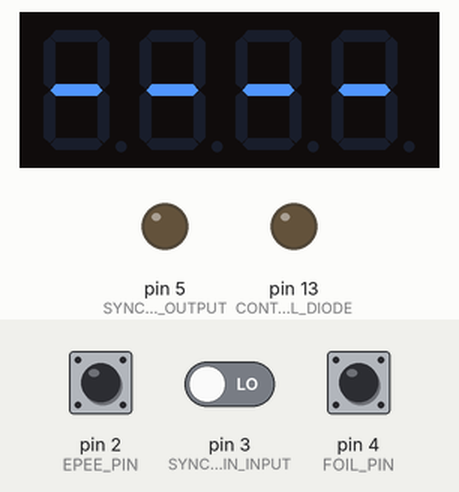
Bench run of a sketch on a simulated Arduino Uno, built with avr-gcc and run on an emulated ATmega328P. Shown: 4-digit seven-segment display, output pins drawn as LEDs (lit = HIGH). Inputs (shaded band) come from the test bench; at power-on: pin 2 (EPEE_PIN) HIGH, pin 3 (SYNC_PIN_INPUT) LOW, pin 4 (FOIL_PIN) HIGH. Random numbers use the default seed unless the sketch sets one.

Above: at 1.2 s.
1.3 s: pin 2 (EPEE_PIN) pulled LOW for 3.2 s
At 2.2 s:
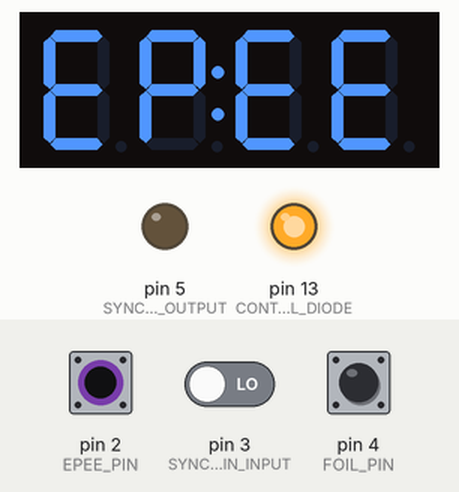
6.0 s: pin 2 (EPEE_PIN) pulled LOW for 0.15 s
At 6.9 s:
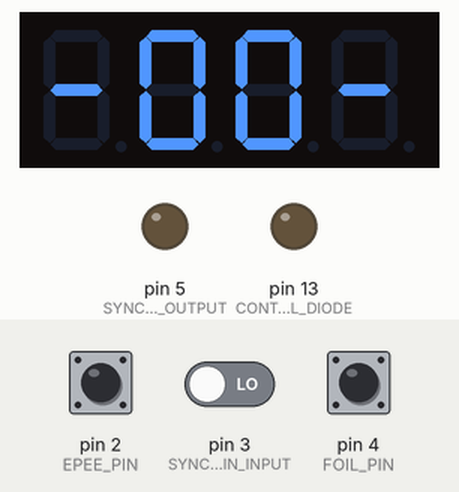
7.6 s: pin 2 (EPEE_PIN) pulled LOW for 3.2 s
At 11.1 s:
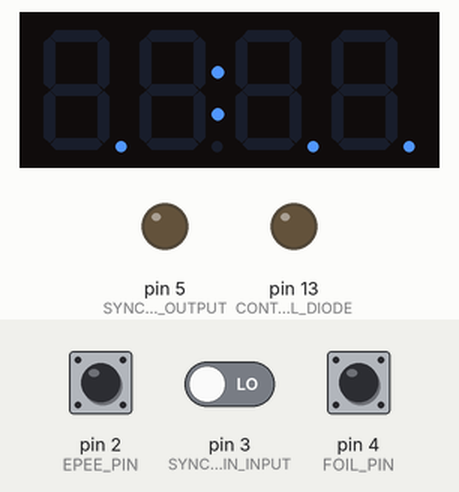
Timing chart, 0 to 12.6 s (numbered marks = the images above; inputs shaded):
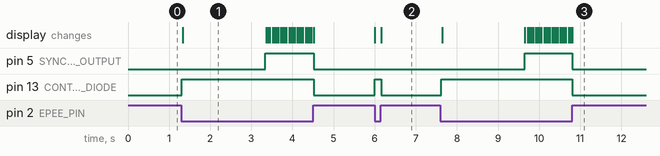

Measured:
- after the input at 1.3 s, pin 5 (SYNC_PIN_OUTPUT): LOW → HIGH after 2.0 s, → LOW 1.2 s later; pin 13 (CONTROL_DIODE): LOW → HIGH at once, → LOW 3.2 s later; the display: changes at once (image 1)
- after the input at 6.0 s, pin 13 (CONTROL_DIODE): LOW → HIGH at once, → LOW 0.16 s later; the display: first changes at once (image 2 shows a later state)
- after the input at 7.6 s, pin 5 (SYNC_PIN_OUTPUT): LOW → HIGH after 2.1 s, → LOW 1.2 s later; pin 13 (CONTROL_DIODE): LOW → HIGH at once, → LOW 3.2 s later; the display: first changes at once (image 3 shows a later state)
- what the display in image 1 shows lasts 2.1 s, from 1.3 s to 3.4 s

The sketch:

reaction.ino
```cpp
#include <Arduino.h>
#include <TM1637Display.h>
/**
 * @file reaction.ino - Measurement of reaction time for epee and foil fencing
 *
 * This file contains the main program for measuring reaction time of fencers
 * using arduino board. The program uses TM1637 display to show the result.
 *
 * The program uses interrupts to detect the reaction time. Interrupts are important to measure the reaction accurately.
 * The reaction time is measured from the moment show measurement time until the weapon is touched.
 * The start measurement time is delayed in random interval between MIN_START_TIME and MAX_START_TIME after activation.
 * The activation is enabled by pressing the weapon a few seconds.
 * The program uses different states to control the measurement process.
 * The program also supports synchronization of multiple fencers.
 *
 * Restrictions for UNO, nano and mini boards:
 *   These boards have only two interrupt pins (2, 3).
 *   So the program can be used for both weapons, but without synchronization.
 *   Or one weapon and synchronization with another board.
 *
 *
 * The board has the following connections:
 *
 *      ----
 *     |    |=====  <-- FOIL_PIN
 * ____|    |
 *          |
 * ____     |=====  <-- GND
 *     |    |
 *     |    |=====  <-- EPEE_PIN
 *      ----
 */


//
// Program Constants
//

// Definitions of segment values
#define SEG_0  0x00  ///< Empty segment
#define SEG_DP  0b10000000  ///< Decimal point

// Colon value for function showNumberDecEx in library TM1637Display.h
#define COLON_ENABLED 0b01000000
#define COLON_DISABLED 0b0


/* Measuring time in milliseconds. */
#define MAX_TIME 10000

/* Long press time in milliseconds. */
#define LONG_PRESS 2000

/* Delayed start time intervals in milliseconds. */
#define MIN_START_TIME 3000
#define MAX_START_TIME 6000

/* Animation speed in milliseconds. */
#define ANIMATION_SPEED 50

/* Pin numbers for communication with the display. */
#define CLK 7
#define DIO 6

/* Input pin for the foil. Other foil wires are connected to GND. */
#define EPEE_PIN 2      // Interrupt pin for the epee
#define FOIL_PIN 4      // Interrupt pin for the foil (NOT supported for UNO, nano and mini board!)

/* Input pin for synchronization. */
#define SYNC_PIN_INPUT  3 // Interrupt pin for synchronization
/* Output pin for synchronization. */
#define SYNC_PIN_OUTPUT 5

/* Delay time for synchronization signal. */
#define SYNC_OFF_DELAY 30

/* Control diode indicating the pressed weapon. */
#define CONTROL_DIODE 13

/* The epee pin is pressed (INPUT_PULLUP and the pin is activated by GND connection). */
#define EPEE_PRESSED LOW
/* The foil pin is pressed (INPUT_PULLUP and the pin is activated by GND connection). */
#define FOIL_PRESSED HIGH

/* Delay time of loop in milliseconds. */
#define DELAY_TIME 1


//
// Enumerations
//

/**
 * @brief Enumeration of states of the program
 */
typedef enum {
  ACTIVATION,  ///< Activation state - waiting for weapon long touch
  WAITING,  ///< Waiting state - waiting for synchronization
  MEASUREMENT,  ///< Measurement state - measuring reaction time
  RESULT,  ///< Result state - showing the result
} States;


/**
 * @brief Enumeration of fencing weapons
 */
typedef enum {
  EPEE,  ///< Epee weapon
  FOIL,  ///< Foil weapon
  NOT_SET,  ///< Weapon not set
} Weapons;


/**
 * @brief Enumeration of synchronization states
 */
typedef enum {
  SINGLE,  ///< Single mode - no synchronization
  MASTER,  ///< Master mode - synchronizing other fencers
  SLAVE,  ///< Slave mode - waiting for synchronization signal
} SyncStates;


/**
 * @brief Enumeration of reaction time results
 */
typedef enum {
    TOO_FAST = -1,  ///< Reaction time too fast
    TIME_OUT = -2,  ///< Reaction time timeout
    CHANGED_WEAPON = -3,  ///< Weapon changed during measurement
} FencerResults;


//
// Display Constants
//

/**
 * @brief Sequence of start animation
 */
const byte START_ANIMATION[6][4] = {
    {SEG_E | SEG_F, SEG_0, SEG_0, SEG_B | SEG_C},
    {SEG_F | SEG_A, SEG_0, SEG_0, SEG_C | SEG_D},
    {SEG_A, SEG_A, SEG_D, SEG_D},
    {SEG_0, SEG_A | SEG_D, SEG_A | SEG_D, SEG_0},
    {SEG_D, SEG_D, SEG_A, SEG_A},
    {SEG_D | SEG_E, SEG_0, SEG_0, SEG_A | SEG_B},
};

/**
 * @brief Length of the animation sequence
 */
const size_t ANIMATION_LENGTH = sizeof(START_ANIMATION) / sizeof(START_ANIMATION[0]);

/**
 * @brief Segments for FOIL text
 */
const byte FOIL_SEGMENTS[4] = {
    // F
    SEG_A | SEG_E | SEG_F | SEG_G,
    // O
    SEG_A | SEG_B | SEG_C | SEG_D | SEG_E | SEG_F,
    // I
    SEG_E | SEG_F,
    // L
    SEG_D | SEG_E | SEG_F,
};

/**
 * @brief Segments for EPEE text
 */
const byte EPEE_SEGMENTS[4] = {
    // E
    SEG_A | SEG_D | SEG_E | SEG_F | SEG_G,
    // P
    SEG_A | SEG_B | SEG_E | SEG_F | SEG_G,
    // E
    SEG_A | SEG_D | SEG_E | SEG_F | SEG_G,
    // E
    SEG_A | SEG_D | SEG_E | SEG_F | SEG_G,
};

/**
 * @brief Segments for TIME_OUT text
 *      - - - -
 */
const byte TIME_OUT_SEGMENTS[4] = {
    SEG_G, SEG_G, SEG_G, SEG_G
};

/**
 * @brief Segments for TOO_FAST text
 *      - 0 0 -
 */
const byte TOO_FAST_SEGMENTS[4] = {
    SEG_G,
    SEG_A | SEG_B | SEG_C | SEG_D | SEG_E | SEG_F,
    SEG_A | SEG_B | SEG_C | SEG_D | SEG_E | SEG_F,
    SEG_G,
};

/**
 * @brief Segments for empty text
 */
const byte EMPTY_SEGMENTS[4] = {
    SEG_0, SEG_0, SEG_0, SEG_0
};

/**
 * @brief Segments for colon only
 *      __ : __
 */
const byte COLON_ONLY[4] = {
    SEG_DP, SEG_DP, SEG_DP, SEG_DP
};


//
// Program Variables
//

/**  The program state */
States fencer_state = RESULT;

/**  Weapon type */
Weapons fencer_weapon = NOT_SET;

/**  Synchronization type */
SyncStates sync_state = SINGLE;

/**  Measuring result. Positive value is the reaction time in milliseconds and negative value is measurement error */
short fencer_result = TIME_OUT;

/**  Delayed start interval */
unsigned long delay_interval = 0;

/**  The time stamp for the delay start. */
unsigned long delay_start_time = 0;

/**  The time stamp for measurement start time */
unsigned long measurement_start_time = 0;

/**  The time stamp for start of the long press */
unsigned long long_press_start_time = 0;

/**  True if during the long press */
bool long_press = false;

/**  Weapon state from the previous step */
bool last_weapon_state = false;

/**  Object for the display controller TM1637 */
TM1637Display display(CLK, DIO);

/**  Touch time */
volatile unsigned long touch_time = 0;

/**  Synchronization touch time */
volatile unsigned long sync_time = 0;

/**  Synchronization touch state */
volatile bool sync_touch = false;

/**  Epee touch state */
volatile bool epee_touch = false;

/**  Foil touch state */
volatile bool foil_touch = false;


//
// Program Functions
//

/**
 * @brief Initialize pins and display.
 *
 * Initializes input and output pins.
 * Attaches interrupt functions to the foil, epee and sync input pins.
 * Calls the init_weapon function.
 */
void setup() {

  // Set the mode of the pins pins
  pinMode(EPEE_PIN, INPUT_PULLUP); // foil
  pinMode(FOIL_PIN, INPUT_PULLUP); // epee
  pinMode(SYNC_PIN_INPUT, INPUT); // sync input
  pinMode(SYNC_PIN_OUTPUT, OUTPUT); // sync output
  pinMode(CONTROL_DIODE, OUTPUT); // control diode

  // Attach interrupt functions to the foil, epee and sync input pins
  attachInterrupt(digitalPinToInterrupt(SYNC_PIN_INPUT), sync_interrupt, CHANGE);
  attachInterrupt(digitalPinToInterrupt(EPEE_PIN), epee_interrupt, CHANGE);
  attachInterrupt(digitalPinToInterrupt(FOIL_PIN), foil_interrupt, CHANGE);

  display_on();

  // Initialize the weapon
  init_weapon();
}


/**
 * @brief Change weapon and reset all states
 *
 * Resets fencer states to RESULT and sync state to SINGLE.
 * Sets fencer_result to CHANGED_WEAPON.
 * Sets fencer_weapon to the new weapon.
 * Turns off sync pin.
 *
 * @param weapon New weapon
 */
void change_weapon(Weapons weapon) {
  // Reset fencer states and sync state
  fencer_state = RESULT;
  sync_state = SINGLE;

  // Set fencer_result and fencer_weapon
  fencer_result = CHANGED_WEAPON;
  fencer_weapon = weapon;

  // Turn off sync pin
  digitalWrite(SYNC_PIN_OUTPUT, LOW);
}


/**
 * @brief Initialize the weapon
 *
 * Read the state of the pins for the epee and the foil. Then set the weapon for the program.
 *
 * @return The initialized weapon
 */
Weapons init_weapon() {
    // Read the state of the pins
    bool epee_state = digitalRead(EPEE_PIN) == EPEE_PRESSED;

    // Foil is switched on by default. So the detect of foil is during in connect weapon, not in valid hit.
    bool foil_state = digitalRead(FOIL_PIN) == LOW;

    // Check the state of the pins and set the weapon.
    if (epee_state) {
        change_weapon(EPEE);
        return EPEE;
    } else if (foil_state) {
        change_weapon(FOIL);
        return FOIL;
    }
    // Neither button is pressed, return NOT_SET
    return NOT_SET;
}


/**
 * @brief Check if the weapon has a valid hit
 *
 * Get value from epee_touch or foil_touch depending on the connected weapon.
 *
 * @return true if the weapon has a valid hit, false otherwise
 */
bool is_touched() {
    if (fencer_weapon == EPEE) {
        return epee_touch;
    }

    if (fencer_weapon == FOIL) {
        return foil_touch;
    }

    return false;
}


/**
 * @brief Get segments text for different states.
 *
 * Transform enum FencerResults into byte array representing segments.
 *
 * @param result Short integer representing the problem result.
 * @return Pointer to byte array representing segments on display.
 */
byte* get_result_problem(short result) {
    switch (result) {
        // Time out.
        case TIME_OUT: {
            return TIME_OUT_SEGMENTS;
        }
        // Too fast.
        case TOO_FAST: {
            return TOO_FAST_SEGMENTS;
        }
        // Weapon changed.
        case CHANGED_WEAPON: {
            // Return segments for current weapon.
            switch (fencer_weapon) {
                // Epee
                case EPEE: {
                    return EPEE_SEGMENTS;
                }
                // Foil
                case FOIL: {
                    return FOIL_SEGMENTS;
                }
                // Weapon not set
                default: {
                    return TIME_OUT_SEGMENTS;
                }
            }

        }
        // Default case, without info status.
        default: {
            return EMPTY_SEGMENTS;
        }
    }
}


/**
 * @brief Print the measured result in milliseconds.
 *
 * If the result is negative, the time is not displayed, but the reason for cancellation is displayed.
 *
 * @param weapon_state If it is WEAPON_PRESSED, the decimal point is displayed on the display.
 * The visual response to the raised weapon.
 */
void print_result() {

  // If the result is positive, display it in milliseconds.
  if (fencer_result > 0) {
    display.showNumberDecEx(fencer_result, (is_touched()) ? COLON_ENABLED : COLON_DISABLED);
    return;
  }

  // Display bad results (time expired or pressed before the start).
  byte data[4];
  memcpy(data, get_result_problem(fencer_result), 4);

  // If the weapon is raised, display the decimal point on the display.
  if (is_touched()) {
    // Decimal point on the display - it is displayed only when the weapon is raised.
    data[1] |= SEG_DP;
  }

  // Display the result on the display.
  display.setSegments(data);
}


/**
 * @brief Switch to the RESULT state
 *
 * Set the result to zero and switch to the RESULT state.
 */
void to_result() {
  fencer_state = RESULT;
}


/**
 * @brief Switch to the WAITING state
 *
 * Set a random delay for the delayed start, or wait for the synchronization signal in the SLAVE state.
 * Display the dvojtečka on the display.
 */
void to_waiting() {
  fencer_state = WAITING;

  digitalWrite(SYNC_PIN_OUTPUT, LOW);
  // Define the random delay for the delayed start.
  // If the current state is SLAVE, set the delay to maximum. Slave is waiting for the synchronization signal..
  delay_interval = (sync_state == SLAVE) ? MAX_START_TIME : random(MIN_START_TIME, MAX_START_TIME);

  // Set the start time of the delay
  delay_start_time = millis();
  // Set the result to zero.
  fencer_result = 0;
  // Show only colon on the display like a waiting mode
  display.setSegments(COLON_ONLY);
}


/**
 * @brief Prepare to the MEASUREMENT state and start the measurement
 *
 * If the current state is MASTER, the synchronization pin is set to HIGH.
 * The start time of the measurement is set to the current time if the current state is SLAVE.
 * Else it's set to the time when the synchronization signal was received.
 * The display is set to show the number 8888 in blinking mode.
 */
void to_measurement() {
  fencer_state = MEASUREMENT;

  // Send the synchronization signal if the current state is MASTER
  if (sync_state == MASTER) {
    digitalWrite(SYNC_PIN_OUTPUT, HIGH);
  }

  // Set the start time of the measurement. If the current state is SLAVE, the start time is from the synchronization signal
  measurement_start_time = (sync_state == SLAVE) ? sync_time : millis();

  // Show the number 8888 for better visibility the start of the measurement.
  display.showNumberDec(8888, true);
}


/**
 * Sets the fencer state to ACTIVATION and initializes the animation time.
 * Starts synchronization by setting the synchronization pin to HIGH.
 * If the sync pin is enabled, it sets the sync state to SLAVE. Otherwise, it sets it to SINGLE.
 */
void to_activation() {
  fencer_state = ACTIVATION; // Set the fencer state to ACTIVATION

  /* Start synchronization */
  digitalWrite(SYNC_PIN_OUTPUT, HIGH); // Set the synchronization pin to HIGH

  // Default state is single. If the sync pin is enabled, it will change to slave.
  // The master mod can change in activation status when sync changes to high.
  sync_state = (sync_touch) ? SLAVE : SINGLE; // Set the sync state based on the sync pin
}


/**
 * Sets the display brightness to zero
 */
void display_off() {
  display.setBrightness(0);
}


/**
 * Sets the display brightness to maximum
 */
void display_on() {
  display.setBrightness(7);
}


/**
 * Updates the display blinking animation based on the elapsed time.
 *
 * @param current_time The current time in milliseconds.
 */
void blinking_display(unsigned long current_time) {
  // Calculate the display toggle value, which toggles the display on and off
  int display_toggle = (current_time / ANIMATION_SPEED) % 2;

  // If the display toggle is 0, turn on the display
  if (display_toggle == 0) {
    display_on();
  } else {
    // If the display toggle is 1, turn off the display
    display_off();
  }
}


/**
 * Updates the waiting animation on the LED display based on the elapsed time.
 *
 * @param current_time The current time in milliseconds.
 */
void waiting_animation(unsigned long current_time) {
  // Calculate the animation frame based on the elapsed time
  int animation_frame = ((current_time) / ANIMATION_SPEED) % ANIMATION_LENGTH;

  // Display the animation frame on the LED display
  display.setSegments(START_ANIMATION[animation_frame]);
}


/**
 * @brief The main loop of the program
 *
 * It handles the state of the fencer,
 * including the waiting, measurement, and result states. It also
 * includes the logic for the activation state.
 */
void loop() {
  // Actual time on the processor in milliseconds
  unsigned long current_time = millis();

  // Check if the fencer has not been initialized
  if (fencer_weapon == NOT_SET) {
      init_weapon();
  }

  bool weapon_state = is_touched();

  // Control diode of the activated weapon
  digitalWrite(CONTROL_DIODE, (weapon_state) ? HIGH : LOW);

  switch (fencer_state) {
    case ACTIVATION: {
      // Check if the weapon is being held down
      if (weapon_state) {
        // Display waiting animation
        waiting_animation(current_time);

        // If the sync pin is not being held down while in SINGLE mode, switch to MASTER mode
        if (sync_touch && (sync_state == SINGLE)) {
          sync_state = MASTER;
        }
        break;
      }

      switch (sync_state) {
        case MASTER:
          // In MASTER mode, if synchronization touch is not detected, switch to waiting state. (wating for another fencer)
          if (!sync_touch) {
            to_waiting();
          }
          break;
        case SINGLE:
          // In SINGLE mode, no synchronization is needed, switch to waiting state
          to_waiting();
          break;
        case SLAVE:
          // In SLAVE mode, turn off the synchronization pin before switching to waiting state
          digitalWrite(SYNC_PIN_OUTPUT, LOW);
          // For synchronization of another fencer.
          // If synchronization touch is not detected, switch to waiting state
          if (!sync_touch) {
            to_waiting();
          }
          break;
      }

      break;
    }

    case WAITING: {
      // If in SLAVE mode waiting for synchronization before go to measurement mode
      if ((sync_state == SLAVE) && sync_touch) {
        to_measurement();
      }

      // Go to measurement mode after delay start.
      if (current_time - delay_start_time >= delay_interval) {
        to_measurement();
      }

      // If the weapon is pressed before the start of the measurement, go to result mode with an error TOO_FAST
      if ((weapon_state) && (weapon_state != last_weapon_state)) {
        to_result();
        fencer_result = TOO_FAST;
      }
      break;
    }

    case MEASUREMENT: {
      // Calculate the result of the measurement
      fencer_result = current_time - measurement_start_time;

      // Display the actual time of the measurement (with leading zeros for clarity)
      display.showNumberDec(fencer_result, false);

      // If in MASTER mode turn off the synchronization pin after 30 ms
      if ((sync_state == MASTER) && (fencer_result > SYNC_OFF_DELAY)) {
          digitalWrite(SYNC_PIN_OUTPUT, LOW);
      }

      // If the weapon is pressed during the measurement, go to result mode with the result of the measurement
      if ((weapon_state) && (weapon_state != last_weapon_state)) {
        to_result();
        fencer_result = touch_time - measurement_start_time;
      }

      // If the measurement time has passed, go to result mode with an error TIME_OUT
      if (current_time - measurement_start_time >= MAX_TIME) {
        to_result();
        fencer_result = TIME_OUT;
      }
      break;
    }

    case RESULT: {
      // Display the result on the LED display
      print_result();

      // Reset the long press flag
      if (!weapon_state) {
        long_press = false;
      }

      // Set the start time of the long press and set the long press flag
      if (weapon_state && (weapon_state != last_weapon_state)) {
        long_press_start_time = current_time;
        long_press = true;
      }

      // If the long press flag is set and the weapon is pressed, go to the activation state
      if (long_press && weapon_state &&
          (current_time - long_press_start_time >= LONG_PRESS)) {
        long_press = false;
        to_activation();
      }
      break;
    }
  }

  // Save the last state of the weapon for the next loop
  last_weapon_state = weapon_state;

  delay(DELAY_TIME);
}


/**
 * @brief Interrupt function for the epee
 *
 * Reads the pin of the connected weapon for the epee. The weapon is
 * activated when the pin is connected to GND, so the active state is LOW.
 */
void epee_interrupt() {
  /* Read the pin of the connected weapon for the epee */
  epee_touch = digitalRead(EPEE_PIN) == EPEE_PRESSED;

  /* If the connected weapon is the epee and it is touched, update the touch time */
  if ((fencer_weapon == EPEE) && epee_touch) {
    touch_time = millis();
  }
}


/**
 * @brief Interrupt function for the foil
 *
 * Reads the pin of the connected weapon for the foil. The foil obvod
 * releases when touched, so the active state is HIGH.
 */
void foil_interrupt() {
  /* Read the pin of the connected weapon for the foil */
  foil_touch = digitalRead(FOIL_PIN) == FOIL_PRESSED;

  /* If the connected weapon is the foil and it is touched, update the touch time */
  if ((fencer_weapon == FOIL) && foil_touch) {
    touch_time = millis();
  }
}


/**
 * @brief Interrupt function for the sync pin
 *
 * Reads the sync pin and updates the sync time if it is touched.
 */
void sync_interrupt() {
  sync_touch = digitalRead(SYNC_PIN_INPUT) == HIGH;

  /* Update the sync time only on change sync from low to high */
  if (sync_touch) {
    sync_time = millis();
  }
}
```
